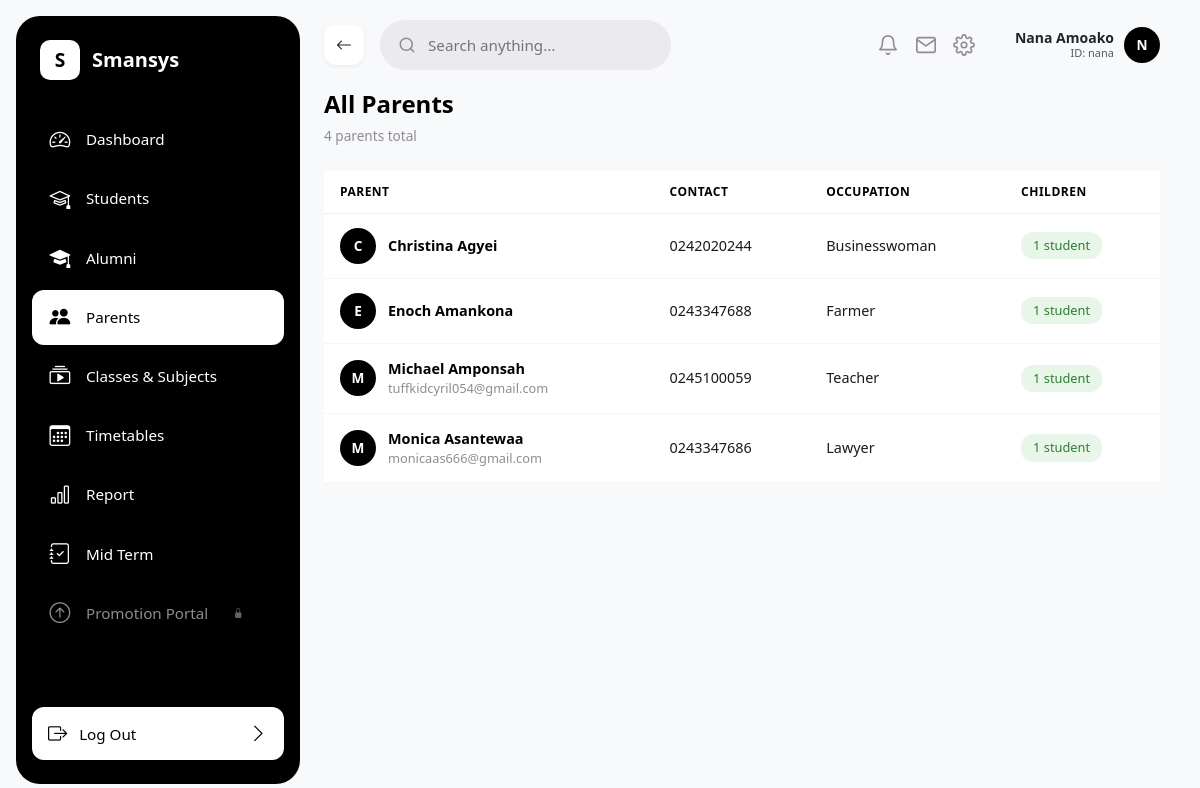
The page /parents/ (signed in) on the database its author committed.
### sis/models.py (models this page shows, shortened)
class Parent(models.Model):
    name = models.CharField(max_length=255, blank=True, null=True)
    occupation = models.CharField(max_length=150, blank=True, null=True)
    residential_address = models.CharField(max_length=255, blank=True, null=True)
    email = models.EmailField(blank=True, null=True)
    telephone_number = models.CharField(max_length=20, blank=True, null=True)
    @property
    def full_name(self):
        return self.name
    @property
    def phone(self):
        return self.telephone_number
    @property
    def address(self):
        return self.residential_address

### sis/views.py (the view)
# urls.py: path('parents/', parents_list, name='parents_list'),
@login_required
def parents_list(request):
    user = request.user
    if user.is_superuser:
        parents = Parent.objects.all().order_by('name')
    elif hasattr(user, 'staff_profile'):
        staff = user.staff_profile
        classroom_ids = StaffClassSubject.objects.filter(
            staff=staff
        ).values_list('classroom_id', flat=True).distinct()
        parents = Parent.objects.filter(
            Q(father_of__classroom_id__in=classroom_ids) |
            Q(mother_of__classroom_id__in=classroom_ids)
        ).distinct().order_by('name')
    else:
        parents = Parent.objects.none()
    return render(request, 'sis/parents_list.html', {'parents': parents})

### sis/templates/sis/parents_list.html (shortened to what this page needs)
{% extends 'sis/base.html' %}
{% load static %}
{% block content %}
<div class="d-flex justify-content-between align-items-center mb-4">
    <div>
        <h4 class="fw-bold mb-1" style="color: #000000;">All Parents</h4>
        <span style="color: #8E8D93; font-size: 0.85rem;">{{ parents|length }} parent{{ parents|length|pluralize }} total</span>
    </div>
</div>
<div class="table-responsive">
    <table class="table table-hover align-middle" style="border-collapse: separate; border-spacing: 0;">
        <thead>
            <tr style="color: #8E8D93; font-size: 0.75rem; font-weight: 600; text-transform: uppercase; letter-spacing: 0.5px;">
                <th style="padding: 12px 16px; border-bottom: 1px solid #f0f0f0;">Parent</th>
                <th style="padding: 12px 16px; border-bottom: 1px solid #f0f0f0;">Contact</th>
                <th style="padding: 12px 16px; border-bottom: 1px solid #f0f0f0;">Occupation</th>
                <th style="padding: 12px 16px; border-bottom: 1px solid #f0f0f0;">Children</th>
            </tr>
        </thead>
        <tbody>
            {% for parent in parents %}
            <tr style="cursor: pointer; border-bottom: 1px solid #f5f5f5;" onclick="window.location='{% url 'parent_detail' parent.id %}'">
                <td style="padding: 14px 16px;">
                    <div style="display: flex; align-items: center; gap: 12px;">
                        <span style="width: 36px; height: 36px; border-radius: 50%; background-color: #000000; color: #ffffff; display: flex; align-items: center; justify-content: center; font-weight: 700; font-size: 0.85rem; flex-shrink: 0;">{{ parent.name|first|upper }}</span>
                        <div>
                            <div style="font-weight: 600; color: #000000; font-size: 0.9rem;">{{ parent.name }}</div>
                            {% if parent.email %}
                            <div style="color: #8E8D93; font-size: 0.8rem;">{{ parent.email }}</div>
                            {% endif %}
                        </div>
                    </div>
                </td>
                <td style="padding: 14px 16px; border-bottom: 1px solid #f5f5f5; color: #1A1A1A; font-size: 0.9rem;">
                    {% if parent.telephone_number %}
                    <div style="font-size: 0.9rem;">{{ parent.telephone_number }}</div>
                    {% else %}
                    <span style="color: #8E8D93; font-size: 0.85rem;">&mdash;</span>
                    {% endif %}
                </td>
                <td style="padding: 14px 16px; border-bottom: 1px solid #f5f5f5; color: #1A1A1A; font-size: 0.9rem;">
                    {{ parent.occupation|default:"&mdash;" }}
                </td>
                <td style="padding: 14px 16px; border-bottom: 1px solid #f5f5f5;">
                    {% with father_count=parent.father_of.count mother_count=parent.mother_of.count %}
                    {% if father_count or mother_count %}
                    <span style="background-color: #E8F5E9; color: #2E7D32; border-radius: 12px; padding: 4px 12px; font-weight: 500; font-size: 0.8rem; display: inline-block;">
                        {{ father_count|add:mother_count }} student{{ father_count|add:mother_count|pluralize }}
                    </span>
                    {% else %}
                    <span style="color: #8E8D93; font-size: 0.85rem;">&mdash;</span>
                    {% endif %}
                    {% endwith %}
                </td>
            </tr>
            {% empty %}
            <tr>
                <td colspan="4" class="text-center py-5" style="color: #8E8D93;">No parents registered yet.</td>
            </tr>
            {% endfor %}
        </tbody>
    </table>
</div>
{% endblock %}

### sis/templates/sis/base.html (shortened to what this page needs)
{% load static custom_filters %}
<!DOCTYPE html>
<html lang="en">
<head>
    <link rel="stylesheet" href="{% static 'css/bootstrap.min.css' %}">
    <link rel="stylesheet" href="https://cdn.jsdelivr.net/npm/bootstrap-icons@1.11.3/font/bootstrap-icons.min.css">
</head>
<body>
{% if user.is_authenticated %}
<div class="app-layout" style="display: flex; min-height: 100vh; background-color: #F8F9FA;">
    <aside id="mainSidebar" style="width: 284px; flex-shrink: 0; min-height: 100vh;">
        <div class="sidebar">
            <div>
                <div class="brand">
                    <div class="icon-box">S</div>
                    <span>Smansys</span>
                </div>
                <nav class="nav-links">
                    {% if user.is_superuser %}
                    <a href="{% url 'dashboard' %}" class="{% if request.path == '/' or request.path == '/dashboard/' %}active{% endif %}">
                        <i class="bi bi-speedometer2"></i> Dashboard
                    </a>
                    <a href="{% url 'staff_list' %}" class="{% if request.path|startswith:'/staff/' and request.path != '/staff/register/' %}active{% endif %}">
                        <i class="bi bi-people"></i> Staff
                    </a>
                    <a href="{% url 'student_list' %}" class="{% if request.path|startswith:'/students/' and request.path != '/students/register/' %}active{% endif %}">
                        <i class="bi bi-mortarboard"></i> Students
                    </a>
                    <a href="{% url 'alumni_list' %}" class="{% if request.path|startswith:'/alumni/' %}active{% endif %}">
                        <i class="bi bi-mortarboard-fill"></i> Alumni
                    </a>
                    <a href="{% url 'parents_list' %}" class="{% if request.path|startswith:'/parents/' %}active{% endif %}">
                        <i class="bi bi-people-fill"></i> Parents
                    </a>
                    <a href="{% url 'classes_subjects_hub' %}" class="{% if request.path|startswith:'/classes-subjects/' %}active{% endif %}">
                        <i class="bi bi-collection-play"></i> Classes & Subjects
                    </a>
                    <a href="{% url 'timetable_hub' %}" class="{% if request.path|startswith:'/timetables/' %}active{% endif %}">
                        <i class="bi bi-calendar3"></i> Timetables
                    </a>
                    <a href="{% url 'reports' %}" class="{% if request.path|startswith:'/reports/' or request.path|startswith:'/class/' or request.path|startswith:'/master-summary/' or request.path|startswith:'/grades/' %}active{% endif %}">
                        <i class="bi bi-bar-chart"></i> Report
                    </a>
                    <a href="{% url 'midterm_summary' %}" class="{% if request.path|startswith:'/midterm/' %}active{% endif %}">
                        <i class="bi bi-journal-check"></i> Mid Term
                    </a>
                    {% comment "Archived: Add Student & Onboard Staff sidebar links (redundant with Students/Staff list views)" %}
                    <a href="{% url 'register_student' %}" class="{% if request.path == '/students/register/' %}active{% endif %}">
                        <i class="bi bi-person-plus"></i> Add Student
                    </a>
                    <a href="{% url 'register_staff' %}" class="{% if request.path == '/staff/register/' %}active{% endif %}">
                        <i class="bi bi-person-badge"></i> Onboard Staff
                    </a>
                    {% endcomment %}
                    <a href="{% url 'academic_settings' %}" class="{% if request.path == '/settings/academic-session/' %}active{% endif %}">
                        <i class="bi bi-gear"></i> Academic Settings
                    </a>
                    {% elif user.is_authenticated %}
                    <a href="{% url 'dashboard' %}" class="{% if request.path == '/' or request.path == '/dashboard/' %}active{% endif %}">
                        <i class="bi bi-speedometer2"></i> Dashboard
                    </a>
                    <a href="{% url 'student_list' %}" class="{% if request.path|startswith:'/students/' and request.path != '/students/register/' %}active{% endif %}">
                        <i class="bi bi-mortarboard"></i> Students
                    </a>
                    <a href="{% url 'alumni_list' %}" class="{% if request.path|startswith:'/alumni/' %}active{% endif %}">
                        <i class="bi bi-mortarboard-fill"></i> Alumni
                    </a>
                    <a href="{% url 'parents_list' %}" class="{% if request.path|startswith:'/parents/' %}active{% endif %}">
                        <i class="bi bi-people-fill"></i> Parents
                    </a>
                    <a href="{% url 'classes_subjects_hub' %}" class="{% if request.path|startswith:'/classes-subjects/' %}active{% endif %}">
                        <i class="bi bi-collection-play"></i> Classes & Subjects
                    </a>
                    <a href="{% url 'timetable_hub' %}" class="{% if request.path|startswith:'/timetables/' %}active{% endif %}">
                        <i class="bi bi-calendar3"></i> Timetables
                    </a>
                    <a href="{% url 'reports' %}" class="">
                        <i class="bi bi-bar-chart"></i> Report
                    </a>
                    <a href="{% url 'midterm_summary' %}" class="{% if request.path|startswith:'/midterm/' %}active{% endif %}">
                        <i class="bi bi-journal-check"></i> Mid Term
                    </a>
                    <a href="{% url 'promotion_portal' %}" class="{% if request.path|startswith:'/enrollment/portal/' %}active{% endif %}" {% if not is_promotional_term %}style="opacity: 0.55;"{% endif %}>
                        <i class="bi bi-arrow-up-circle"></i> Promotion Portal
                        {% if not is_promotional_term %}<i class="bi bi-lock-fill" style="font-size: 10px; margin-left: 4px; opacity: 0.7;"></i>{% endif %}
                    </a>
                    {% endif %}
                </nav>
            </div>
            <div class="logout-wrap">
                <a href="{% url 'logout' %}">
                    <span><i class="bi bi-box-arrow-right me-2"></i> Log Out</span>
                    <i class="bi bi-chevron-right"></i>
                </a>
            </div>
        </div>
    </aside>
    <div class="main-viewport" style="flex-grow: 1; display: flex; flex-direction: column; min-width: 0;">
        <header class="global-header" style="width: 100%; display: flex; align-items: center; justify-content: space-between; padding: 20px 40px; background-color: transparent;">
            <div class="header-left d-flex align-items-center gap-3">
                <button type="button" id="globalBackBtn" class="back-btn" aria-label="Go back">
                    <i class="bi bi-arrow-left"></i>
                </button>
                <div class="header-search-field" style="position: relative;">
                    <svg width="18" height="18" viewBox="0 0 24 24" fill="none" stroke="#8E8D93" stroke-width="2" stroke-linecap="round" stroke-linejoin="round">
                        <circle cx="11" cy="11" r="8"/>
                        <path d="M21 21l-4.35-4.35"/>
                    </svg>
                    <input id="globalSearchInput" type="text" placeholder="Search anything..." style="flex: 1; border: none; outline: none; background: transparent; font-size: 0.95rem; color: #8E8D93; line-height: 1; min-width: 0;">
                </div>
            </div>
            <div class="header-right d-flex align-items-center" style="gap: 20px; margin-left: auto;">
                <div class="utility-group d-flex align-items-center gap-3">
                    <div class="notification-bell-wrapper" style="position: relative;">
                        <button type="button" id="notificationBellBtn" style="background: none; border: none; padding: 0; cursor: pointer; position: relative; display: flex; align-items: center; justify-content: center;">
                            <svg width="22" height="22" viewBox="0 0 24 24" fill="none" stroke="#8E8D93" stroke-width="1.8" stroke-linecap="round" stroke-linejoin="round">
                                <path d="M18 8A6 6 0 0 0 6 8c0 7-3 9-3 9h18s-3-2-3-9"/>
                                <path d="M13.73 21a2 2 0 0 1-3.46 0"/>
                            </svg>
                        </button>
                    </div>
                    <svg width="22" height="22" viewBox="0 0 24 24" fill="none" stroke="#8E8D93" stroke-width="1.8" stroke-linecap="round" stroke-linejoin="round" style="cursor: pointer;">
                        <path d="M4 4h16c1.1 0 2 .9 2 2v12c0 1.1-.9 2-2 2H4c-1.1 0-2-.9-2-2V6c0-1.1.9-2 2-2z"/>
                        <polyline points="22,6 12,13 2,6"/>
                    </svg>
                    <div class="settings-wrapper" style="position: relative;">
                        <button type="button" id="settingsBtn" style="background: none; border: none; padding: 0; cursor: pointer; display: flex; align-items: center; justify-content: center;">
                        </button>
                    </div>
                </div>
                <div class="profile-dropdown-container" style="position: relative;">
                    <div class="header-profile-pill d-flex align-items-center" style="gap: 10px; margin-left: 20px; cursor: pointer;" onclick="toggleProfileCard()">
                        <div class="text-end d-none d-md-block">
                            <div class="fw-bold text-dark lh-sm" style="font-size: 14px;">
                                {% if request.user.first_name %}{{ request.user.first_name }} {{ request.user.last_name }}{% else %}{{ request.user.username }}{% endif %}
                            </div>
                            <div class="text-muted" style="font-size: 11px; margin-top: -2px;">
                                ID: {{ request.user.username }}
                            </div>
                        </div>
                        {% if staff_profile and staff_profile.profile_picture %}
                        <img src="{{ staff_profile.profile_picture.url }}" alt="Avatar" style="width: 36px; height: 36px; border-radius: 50%; object-fit: cover;">
                        {% else %}
                        <span style="width: 36px; height: 36px; display: flex; align-items: center; justify-content: center; border-radius: 50%; background-color: #000000; color: #ffffff; font-weight: 700; font-size: 0.85rem; line-height: 1;">
                            {{ request.user.username|first|upper }}
                        </span>
                        {% endif %}
                    </div>
                </div>
            </div>
        </header>
        <main class="page-content-canvas" style="flex: 1 1 auto; display: flex; flex-direction: column; min-height: calc(100vh - 120px); padding: 0 40px 40px 40px;">
{% endif %}
            {% block content %}
            {% endblock %}
{% if user.is_authenticated %}
        </main>
    </div>
</div>
{% endif %}
</body>
</html>

### rows shown on the page
Parent: name|first "C", name "Christina Agyei", telephone_number "0242020244", occupation "Businesswoman", father_of.count|add "1"
Parent: name|first "E", name "Enoch Amankona", telephone_number "0243347688", occupation "Farmer", father_of.count|add "1"
Parent: name|first "M", name "Michael Amponsah", email "tuffkidcyril054@gmail.com", telephone_number "0245100059", occupation "Teacher", father_of.count|add "1"
Parent: name|first "M", name "Monica Asantewaa", email "monicaas666@gmail.com", telephone_number "0243347686", occupation "Lawyer", father_of.count|add "1"

### other values the page prints
{{ request.user.first_name }} "Nana"
{{ request.user.last_name }} "Amoako"
{{ request.user.username }} "nana"
{{ request.user.username|first|upper }} "N"
{{ parents|length }} "4"
